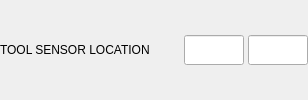
                     <widget class="QWidget" name="widget_sensor_location" native="true">
                      <layout class="QHBoxLayout" name="horizontalLayout_10">
                       <property name="spacing">
                        <number>4</number>
                       </property>
                       <property name="leftMargin">
                        <number>0</number>
                       </property>
                       <property name="topMargin">
                        <number>0</number>
                       </property>
                       <property name="rightMargin">
                        <number>0</number>
                       </property>
                       <property name="bottomMargin">
                        <number>0</number>
                       </property>
                       <item>
                        <widget class="QLabel" name="label_8">
                         <property name="sizePolicy">
                          <sizepolicy hsizetype="Preferred" vsizetype="Fixed">
                           <horstretch>0</horstretch>
                           <verstretch>0</verstretch>
                          </sizepolicy>
                         </property>
                         <property name="minimumSize">
                          <size>
                           <width>180</width>
                           <height>30</height>
                          </size>
                         </property>
                         <property name="maximumSize">
                          <size>
                           <width>180</width>
                           <height>30</height>
                          </size>
                         </property>
                         <property name="text">
                          <string>TOOL SENSOR LOCATION</string>
                         </property>
                         <property name="alignment">
                          <set>Qt::AlignLeading|Qt::AlignLeft|Qt::AlignVCenter</set>
                         </property>
                        </widget>
                       </item>
                       <item>
                        <widget class="QLineEdit" name="lineEdit_sensor_x">
                         <property name="sizePolicy">
                          <sizepolicy hsizetype="Fixed" vsizetype="Fixed">
                           <horstretch>0</horstretch>
                           <verstretch>0</verstretch>
                          </sizepolicy>
                         </property>
                         <property name="minimumSize">
                          <size>
                           <width>60</width>
                           <height>30</height>
                          </size>
                         </property>
                         <property name="maximumSize">
                          <size>
                           <width>60</width>
                           <height>30</height>
                          </size>
                         </property>
                         <property name="maxLength">
                          <number>8</number>
                         </property>
                         <property name="alignment">
                          <set>Qt::AlignCenter</set>
                         </property>
                         <property name="readOnly">
                          <bool>false</bool>
                         </property>
                        </widget>
                       </item>
                       <item>
                        <widget class="QLineEdit" name="lineEdit_sensor_y">
                         <property name="sizePolicy">
                          <sizepolicy hsizetype="Fixed" vsizetype="Fixed">
                           <horstretch>0</horstretch>
                           <verstretch>0</verstretch>
                          </sizepolicy>
                         </property>
                         <property name="minimumSize">
                          <size>
                           <width>60</width>
                           <height>30</height>
                          </size>
                         </property>
                         <property name="maximumSize">
                          <size>
                           <width>60</width>
                           <height>30</height>
                          </size>
                         </property>
                         <property name="maxLength">
                          <number>8</number>
                         </property>
                         <property name="alignment">
                          <set>Qt::AlignCenter</set>
                         </property>
                         <property name="readOnly">
                          <bool>false</bool>
                         </property>
                        </widget>
                       </item>
                      </layout>
                     </widget>
